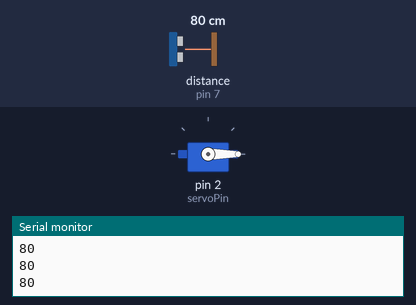
Bench run of a sketch on a simulated Arduino Uno, built with avr-gcc and run on an emulated ATmega328P. Parts: servo, the last lines printed to the serial monitor. Wiring (inferred from the names in the program): ultrasonic range finder: trigger pin 7; echo pin 7. Inputs (shaded band) come from the test bench; at power-on: distance to the obstacle (sensor on pin 7) 80 cm. The echo pulse lasts 58.3 µs per cm.

Above: at 1.2 s.
1.3 s: distance to the obstacle (sensor on pin 7) set to 96 cm
2.8 s: distance to the obstacle (sensor on pin 7) set to 104 cm
At 4.0 s:
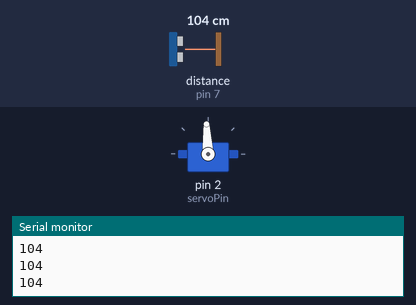
4.3 s: distance to the obstacle (sensor on pin 7) set to 2 cm
At 5.2 s:
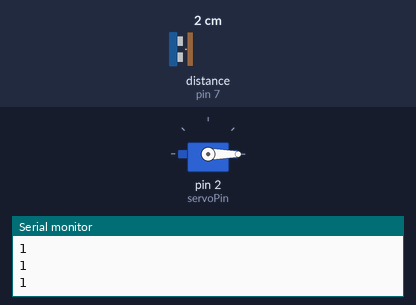
5.8 s: distance to the obstacle (sensor on pin 7) set to 120 cm
At 7.2 s:
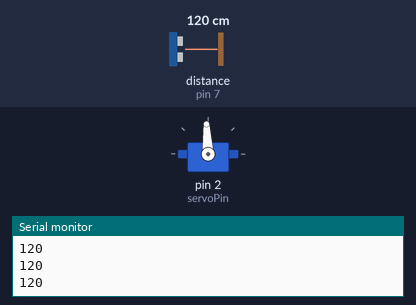
Timing chart, 0 to 8.3 s (numbered marks = the images above; inputs shaded):
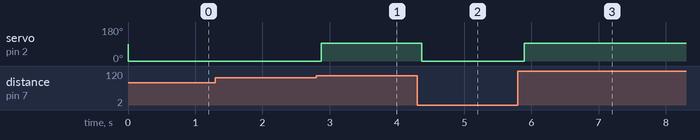

The sketch:

Main.ino
```cpp
#include <Servo.h>

const int pingPin = 7;
const int servoPin = 2;

Servo myServo;

void setup()
{
  Serial.begin(9600);
  myServo.attach(servoPin); // Uses the variable now!
}

void loop()
{
  long duration, cm;

  // Trigger the PING))) sensor with a clean HIGH pulse
  pinMode(pingPin, OUTPUT);
  digitalWrite(pingPin, LOW);
  delayMicroseconds(2);
  digitalWrite(pingPin, HIGH);
  delayMicroseconds(5);
  digitalWrite(pingPin, LOW);

  // Read the echo pulse return time
  pinMode(pingPin, INPUT);
  duration = pulseIn(pingPin, HIGH);

  // Convert time to distance
  cm = microsecondsToCentimeters(duration);
  Serial.println(cm);

  // Servo control logic
  if ((cm > 100) && (cm < 250)) {
    myServo.writeMicroseconds(1500);;
  }
  else {
    myServo.writeMicroseconds(544);
  }

  delay(100);
}

long microsecondsToCentimeters(long microseconds) {
  return microseconds / 29 / 2;
}
```

Measured:
- the behaviour switches between 100 and 101 cm on distance to the obstacle (sensor on pin 7) (found by bisection; images 0 and 1)
- after the input at 2.8 s, servo on pin 2 (servoPin): 0° → 93° after 0.07 s
- after the input at 4.3 s, servo on pin 2 (servoPin): 93° → 0° after 0.07 s
- after the input at 5.8 s, servo on pin 2 (servoPin): 0° → 93° after 0.09 s
